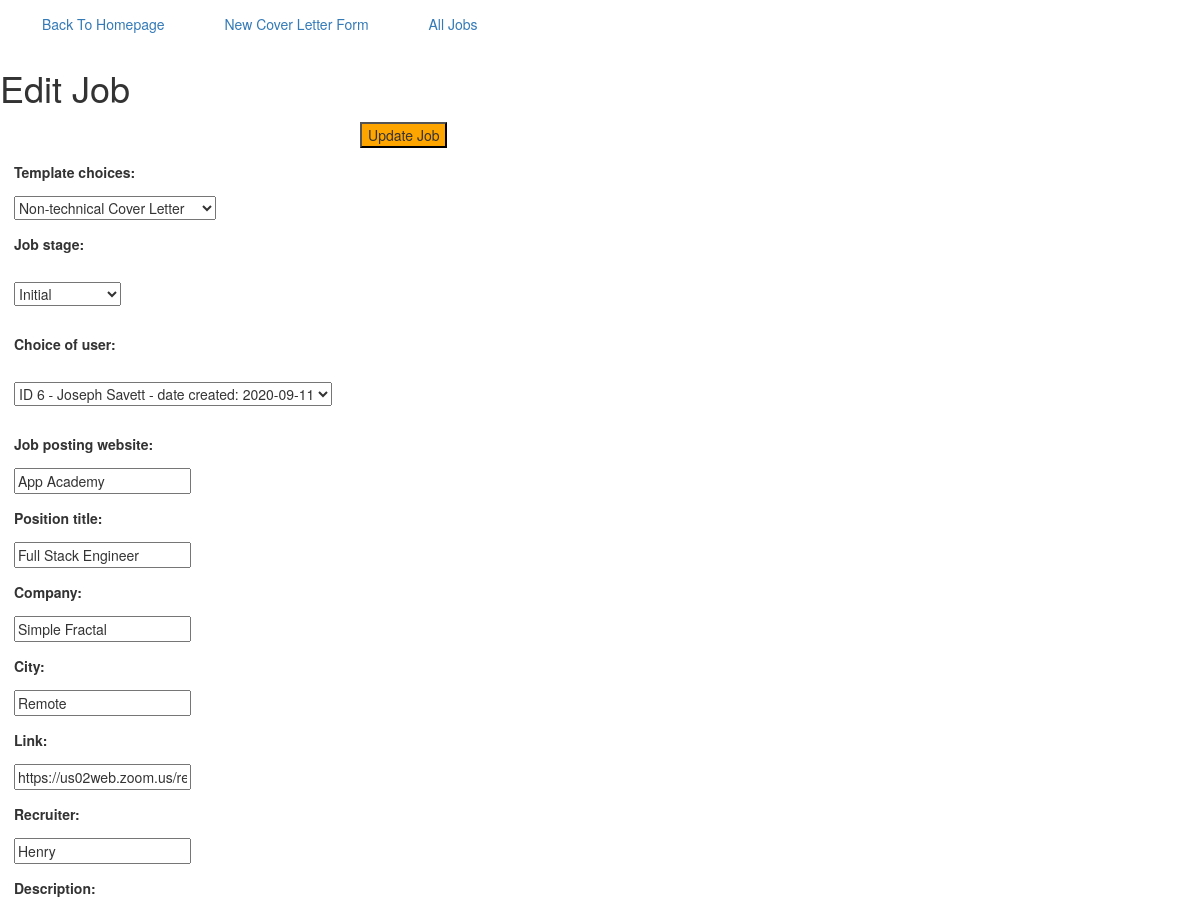
/cover-letter-generator/forms/edit-form/1088 (upper part), run on an earlier commit of the app's database.
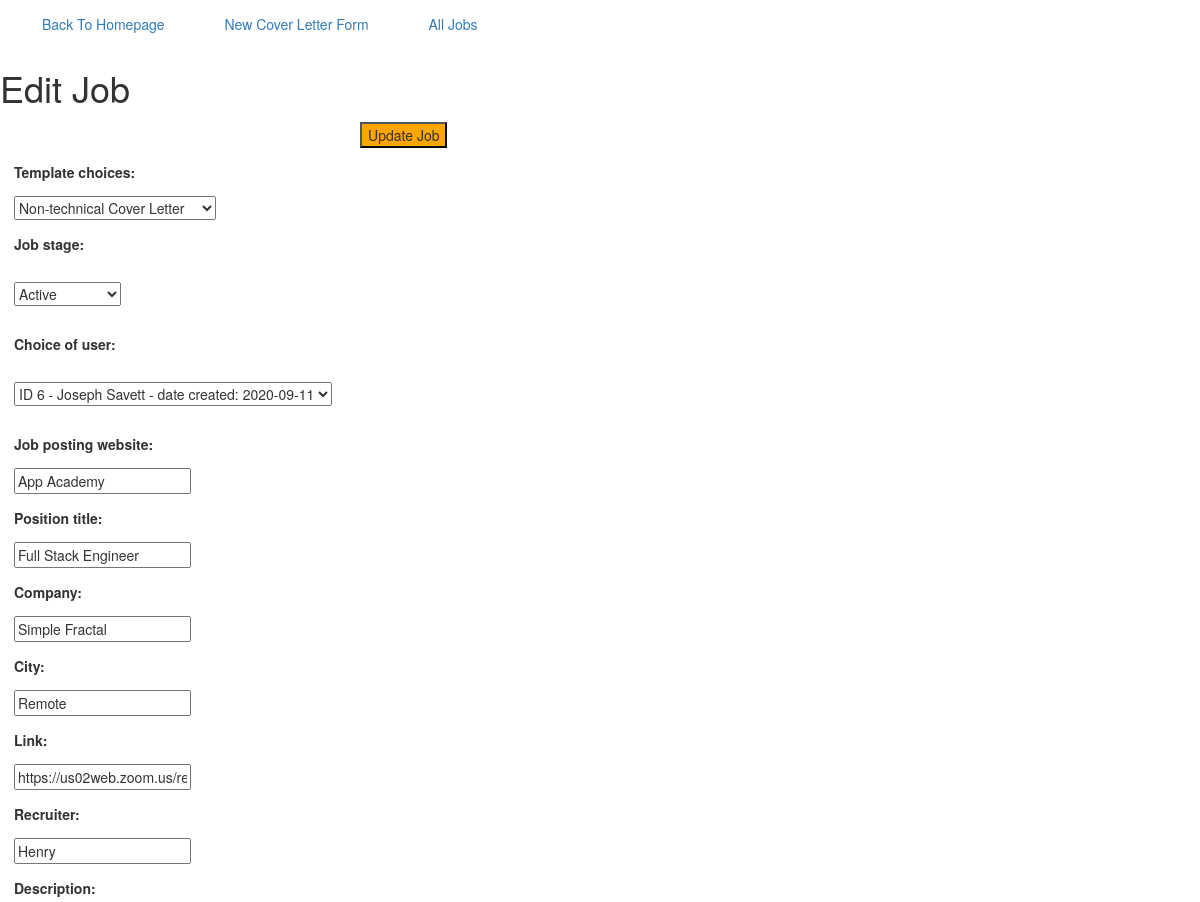
And on a later commit of the database.
### coverLetters/models.py (models this page shows, shortened)
class Job(models.Model):
    job_template_choices = (
        ('Standard Job Template', 'Standard Job Template'),
        ('Triplebyte (message-version)', 'Triplebyte (message-version)'),
        ('non-technical-cover-letter', 'Non-technical Cover Letter'),
        ('cover-letter-4', 'Template 4'),
        ('cover-letter-5', 'Template 5')
    )
    job_stages = (
        ('Initial', 'Initial'),
        ('Active', 'Active'),
        ('Accepted', 'Accepted'),
        ('Rejected', 'Rejected'),
        ('No Response', 'No Response')
    )
    form_creation_date = models.CharField(
        max_length=100, blank=True, default=datetime.now().strftime('%B %dth, %Y'))
    template_choices = models.CharField(
        choices=job_template_choices, default='Standard Job Template', max_length=100, null=False, blank='False')
    job_stage = models.CharField(
        choices=job_stages, default='Rejected', max_length=100, null=False, blank='False')
    choice_of_user = models.ForeignKey(
        'UserDetail', on_delete=models.CASCADE, blank=True, null=True)
    job_posting_website = models.CharField("Job Posting Website", max_length=200,)
    position_title = models.CharField("Position Title",max_length = 200)
    company = models.CharField(max_length = 200, blank=True)
    city = models.CharField(max_length = 200,  blank=True)
    link = models.CharField(max_length = 200)
    recruiter = models.CharField(max_length = 200,  blank=True)
    description = models.TextField( blank=True)
    pre_bullet_point_paragraph_one = models.TextField( blank=True)
    pre_bullet_point_paragraph_two = models.TextField( blank=True)
    top_skills = models.TextField(
         blank=True, default='Dynamic and accomplished Software Engineer with experience and expertise in')
    bullet_point_one = models.TextField( blank=True)
    bullet_point_two = models.TextField( blank=True)
    bullet_point_three = models.TextField( blank=True)
    bullet_point_four = models.TextField( blank=True)
    bullet_point_five = models.TextField( blank=True)
    bullet_point_six = models.TextField( blank=True)
    bullet_point_seven = models.TextField( blank=True)
    bullet_point_eight = models.TextField( blank=True)
    post_bullet_point_paragraph_one = models.TextField( blank=True)
    post_bullet_point_paragraph_two = models.TextField( blank=True)
    modified_date = models.DateField(auto_now=True)
    created_date = models.DateField(auto_now_add=True)
    class Meta:
        unique_together = ('link', 'template_choices', 'position_title')
        ordering = ['-created_date', '-modified_date', '-position_title']
        get_latest_by = ['-created_date', 'modified_date']

### coverLetters/views.py (the view, shortened to what this page needs)
# urls.py: path('cover-letter-generator/forms/edit-form/<int:job_id>', coverLetters.views.edit_job_form,
def edit_job_form(request, job_id):
    job_detail = get_object_or_404(Job, pk=job_id)
    form = CoverLetterForm(instance=job_detail)
    return render(request, 'coverLetters/edit-template-form.html', {'coverLetterForm': form, 'job': job_detail,})

### coverLetters/models.py (called while the page is built)
    def __str__(self):
        return 'ID ' + str(self.id) + ' - ' + self.first_name + ' ' + self.last_name + ' - date created: ' + str(self.created_date)

### coverLetters/templates/coverLetters/edit-template-form.html (shortened to what this page needs)
{% load static %}
<!DOCTYPE html>
<html lang="en">
<head>
    <link rel="stylesheet" href="{% static 'css/reset.css' %}">
    <link rel="stylesheet" href="//maxcdn.bootstrapcdn.com/bootstrap/3.2.0/css/bootstrap.min.css">
    <link rel="stylesheet" href="//maxcdn.bootstrapcdn.com/bootstrap/3.2.0/css/bootstrap-theme.min.css">
    <link rel="stylesheet" href="{% static 'css/homepage.scss' %}">
    <link rel="stylesheet" href="{% static 'css/cover-letter-form.css' %}">
</head>
<body>
    <div class="information additional-spacing">
        <a href="{% url 'homepage' %}" style="margin: 1em;" class="additional-spacing"> Back To Homepage </a>
        <a href="{% url 'form-template' %}" style="margin: 1em;"  id='homepage-cover-letter-template-button' class="additional-spacing"> New Cover Letter Form </a>
        <a href="{% url 'all-jobs' %}" style="margin: 1em;"  class="additional-spacing"> All Jobs </a>
    </div>
    <h1> Edit Job </h1>
    <form action="{% url 'edit-job-form' job.id %}" method="post" class="cover-letter-form">
        <input type="submit" value="Update Job" class="floating-button" id='submit-button'/>
        {{ coverLetterForm }}
    </form>
</body>
</html>

What changed in the data, as far as the page shows it:
changed Job "Non-technical Cover Letter": job_stage "Initial" → "Active"
